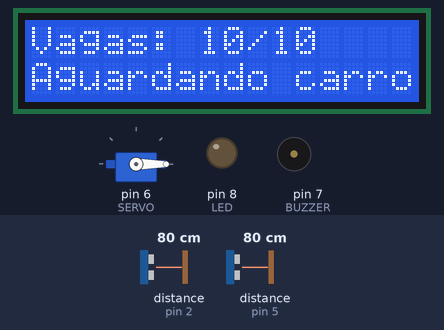
This sketch was run on a simulated Arduino Uno, built with avr-gcc and run on an emulated ATmega328P. Parts: servo, 16×2 character LCD, output pins drawn as LEDs (lit = HIGH), buzzer (waves = sounding). Wiring (inferred from the names in the program): 2 × ultrasonic range finder: trigger pin 3, echo pin 2 / trigger pin 4, echo pin 5. Inputs (shaded band) come from the test bench; at power-on: distance to the obstacle (sensors on pin 2, pin 5) 80 cm. The echo pulse lasts 58.3 µs per cm; pins used as bus, display or sensor lines are not drawn; what the sketch prints to the serial monitor is not drawn.

Above: at 0.2 s.
At 0.67 s:
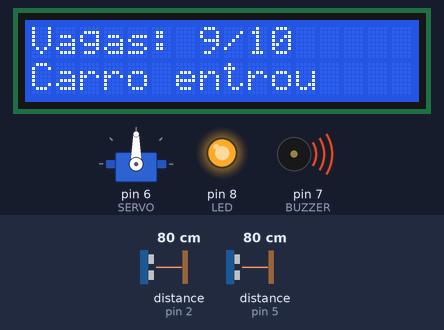
Timing chart, 0 to 130.0 s (numbered marks = the images above):
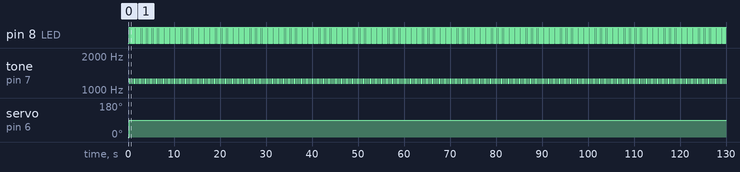

The sketch:

PRJ_3.5_Estacionamento.ino.ino
```cpp
#include <Wire.h>
#include <Adafruit_LiquidCrystal.h>
#include <Servo.h>

Adafruit_LiquidCrystal lcd(0);
Servo cancela;
const byte TRIG[] = {3, 4};
const byte ECHO[] = {2, 5};
const byte SERVO = 6, BUZZER = 7, LED = 8;
const byte CAPACIDADE = 10;
const byte FECHADA = 0, ABERTA = 90;
const int DETECTAR_CM = 100, LIBERAR_CM = 115;
const unsigned long INTERVALO_MS = 65;
const unsigned long TEMPO_DESISTENCIA_MS = 8000;
const unsigned long TEMPO_LIBERACAO_MS = 1000;

enum Estado { PRONTO, ENTRANDO, SAINDO, CONFIRMADO, LOTADO };
Estado estado = PRONTO;
byte ocupadas = 0;
bool presente[2] = {};
bool livre[2] = {};
byte pertoSeguido[2] = {};
byte longeSeguido[2] = {};
byte sensor = 0;
unsigned long ultimoDisparo = 0, inicioLivre = 0;
bool contandoTempoLivre = false;

void mostrar(const char* mensagem) {
  lcd.clear();
  lcd.print("Vagas: ");
  lcd.print(CAPACIDADE - ocupadas);
  lcd.print("/");
  lcd.print(CAPACIDADE);
  lcd.setCursor(0, 1);
  lcd.print(mensagem);
}
// Retorna true apenas quando um carro acaba de chegar ao sensor.
bool detectarChegada(byte i) {
  digitalWrite(TRIG[i], LOW);
  delayMicroseconds(2);
  digitalWrite(TRIG[i], HIGH);
  delayMicroseconds(10);
  digitalWrite(TRIG[i], LOW);
  unsigned long eco = pulseIn(ECHO[i], HIGH, 25000UL);
  float cm = eco * 0.0343f / 2;
  bool perto = eco > 0 && cm >= 2 && cm < DETECTAR_CM;
  bool longe = cm >= LIBERAR_CM && cm <= 400;
  if (!perto) pertoSeguido[i] = 0;
  else if (pertoSeguido[i] < 2) ++pertoSeguido[i];
  if (!longe) longeSeguido[i] = 0;
  else if (longeSeguido[i] < 2) ++longeSeguido[i];
  livre[i] = longeSeguido[i] == 2;
  if (livre[i]) presente[i] = false;
  if (!presente[i] && pertoSeguido[i] == 2) {
    presente[i] = true;
    return true;
  }
  return false;
}

void registrar(byte i) {
  if (estado == PRONTO) {
    if (i == 0 && ocupadas == CAPACIDADE) {
      estado = LOTADO;
      mostrar("Lotado");
      return;
    }
    estado = i == 0 ? ENTRANDO : SAINDO;
    cancela.write(ABERTA);
    mostrar(i == 0 ? "Aguardando S2" : "Aguardando S1");
  } else if (estado == ENTRANDO && i == 1) {
    ++ocupadas;
    estado = CONFIRMADO;
    mostrar("Carro entrou");
  } else if (estado == SAINDO && i == 0) {
    if (ocupadas > 0) --ocupadas;
    estado = CONFIRMADO;
    mostrar("Carro saiu");
  }
}

void verificarLiberacao(unsigned long agora) {
  if (estado == PRONTO || !livre[0] || !livre[1]) {
    contandoTempoLivre = false;
    return;
  }
  if (!contandoTempoLivre) {
    inicioLivre = agora;
    contandoTempoLivre = true;
  }
  bool aguardando = estado == ENTRANDO || estado == SAINDO;
  unsigned long espera = aguardando ? TEMPO_DESISTENCIA_MS : TEMPO_LIBERACAO_MS;
  if (agora - inicioLivre >= espera) {
    cancela.write(FECHADA);
    estado = PRONTO;
    contandoTempoLivre = false;
    mostrar(ocupadas == CAPACIDADE ? "Lotado" : "Aguardando carro");
  }
}

void atualizarAlerta(unsigned long agora) {
  static bool ligado = false;
  bool aberto = estado == ENTRANDO || estado == SAINDO || estado == CONFIRMADO;
  bool pulso = aberto && (agora / 150UL) % 2 == 0;
  if (pulso == ligado) return;
  ligado = pulso;
  digitalWrite(LED, ligado ? HIGH : LOW);
  if (ligado) tone(BUZZER, 1200);
  else noTone(BUZZER);
}

void setup() {
  for (byte i = 0; i < 2; ++i) {
    pinMode(TRIG[i], OUTPUT);
    pinMode(ECHO[i], INPUT);
    digitalWrite(TRIG[i], LOW);
  }
  pinMode(LED, OUTPUT);
  pinMode(BUZZER, OUTPUT);
  cancela.attach(SERVO);
  cancela.write(FECHADA);
  Wire.begin();
  Serial.begin(9600);
  Wire.beginTransmission(0x20);
  if (Wire.endTransmission() == 0) {
    Serial.println("LCD: resposta I2C em 0x20");
  } else {
    Serial.println("LCD: sem resposta I2C em 0x20");
  }
  lcd.begin(16, 2);
  lcd.setBacklight(HIGH);
  mostrar("Aguardando carro");
}

void loop() {
  unsigned long agora = millis();
  if (agora - ultimoDisparo >= INTERVALO_MS) {
    ultimoDisparo = agora;
    if (detectarChegada(sensor)) registrar(sensor);
    sensor = 1 - sensor;
    verificarLiberacao(millis());
  }
  atualizarAlerta(millis());
}
```

Measured:
- by itself, pin 8 (LED): alternates HIGH for 0.15 s and LOW for 0.15 s
- by itself, tone on pin 7 (BUZZER): alternates 1200 Hz for 0.15 s and silent for 0.15 s
- by itself, servo on pin 6 (SERVO): 0° → 90° at 0.25 s
